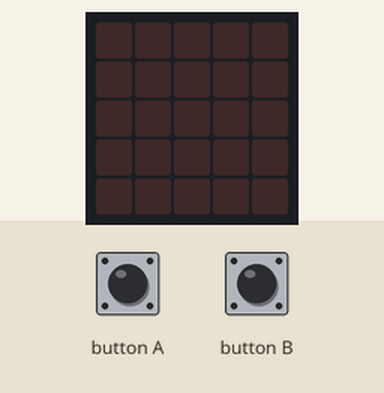
Simulated run of this program. Board: BBC micro:bit (MakeCode). Shown: the board's 5×5 LED display. The inputs (shaded band) are chosen by the test bench.

Above: at 1.2 s.
1.3 s: button A pressed for 0.15 s
At 2.5 s:
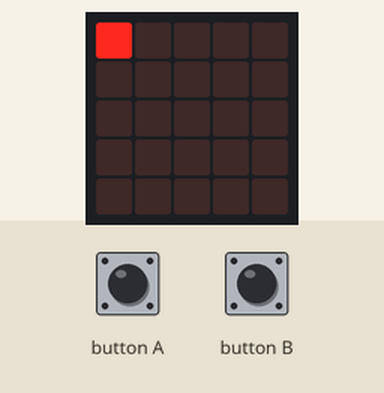
2.9 s: button B pressed for 0.15 s
At 3.8 s:
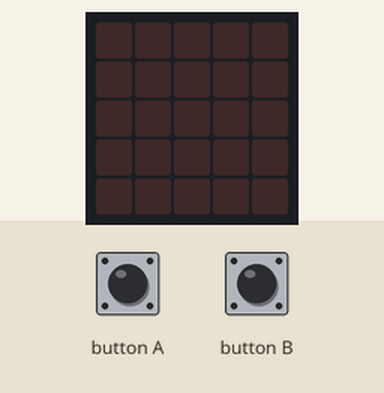
Timing chart, 0 to 5.9 s (numbered marks = the images above; inputs shaded):
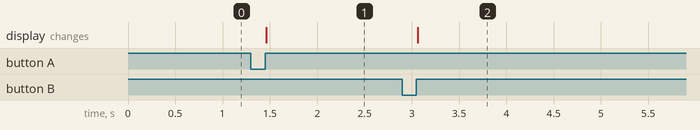

The program:

main.ts
```typescript
input.onButtonPressed(Button.A, function () {
    Acender += 1
})
input.onButtonPressed(Button.B, function () {
    Acender = 0
})
let Acender = 0
Acender = 0
basic.forever(function () {
    if (Acender) {
        led.plot(0, 0)
    } else {
        led.unplot(0, 0)
    }
})
```

test.ts
```typescript
// testes vão aqui; isto não será compilado quando este pacote for usado como uma extensão.
```

Measured:
- after the input at 1.3 s, the display: changes after 0.16 s (image 1)
- after the input at 2.9 s, the display: changes after 0.16 s (image 2)
